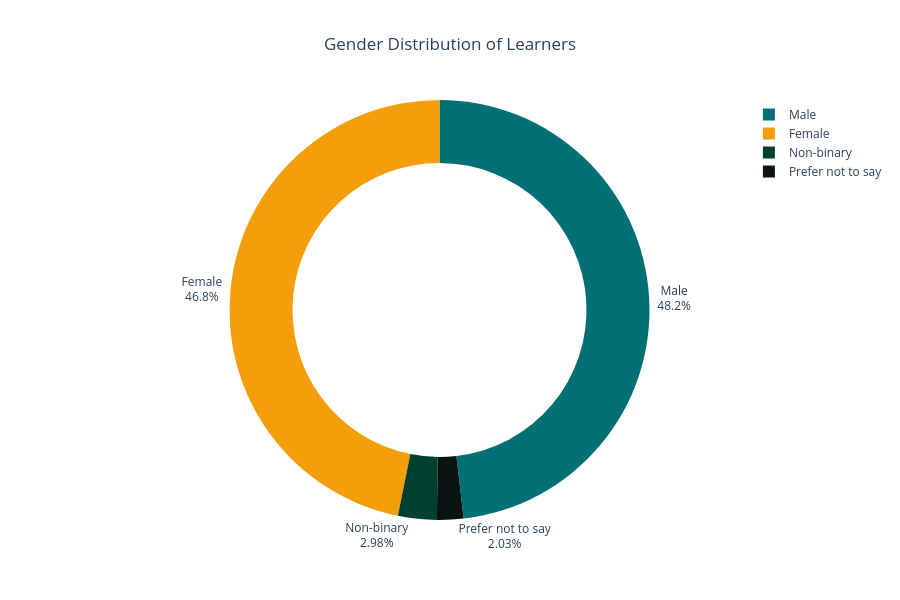

Here is the notebook cell this chart was saved with:
### Code cell
# Count gender values
gender_counts = df['gender'].value_counts()

# Create donut chart
fig = px.pie(
    values=gender_counts.values,
    names=gender_counts.index,
    hole=0.7,   # Creates donut effect
    title='Gender Distribution of Learners',  
    color_discrete_sequence=[teal, yellow, dark_green, black])

# Customize text and layout
fig.update_traces(
    textposition='outside',
    textinfo='percent+label')

fig.update_layout(
    width=900,
    height=600,

    plot_bgcolor = white,
    paper_bgcolor = white,
    title_x=0.5)

fig.show()

# fig.write_image("chart.png")

### Figure 1 — Plotly figure (JSON) as saved in the notebook; plotly's stock layout.template omitted (floating-point values rounded to 4 significant figures)
{"data": [{"domain": {"x": [0, 1], "y": [0, 1]}, "hole": 0.7, "hovertemplate": "label=%{label}<br>value=%{value}<extra></extra>", "labels": ["Male", "Female", "Non-binary", "Prefer not to say"], "legendgroup": "", "name": "", "showlegend": true, "textinfo": "percent+label", "textposition": "outside", "type": "pie", "values": [48165, 46824, 2978, 2033]}], "layout": {"height": 600, "legend": {"tracegroupgap": 0}, "paper_bgcolor": "#FFFFFF", "piecolorway": ["#007074", "#F59E0B", "#004030", "#091413"], "plot_bgcolor": "#FFFFFF", "title": {"text": "Gender Distribution of Learners", "x": 0.5}, "width": 900}}
